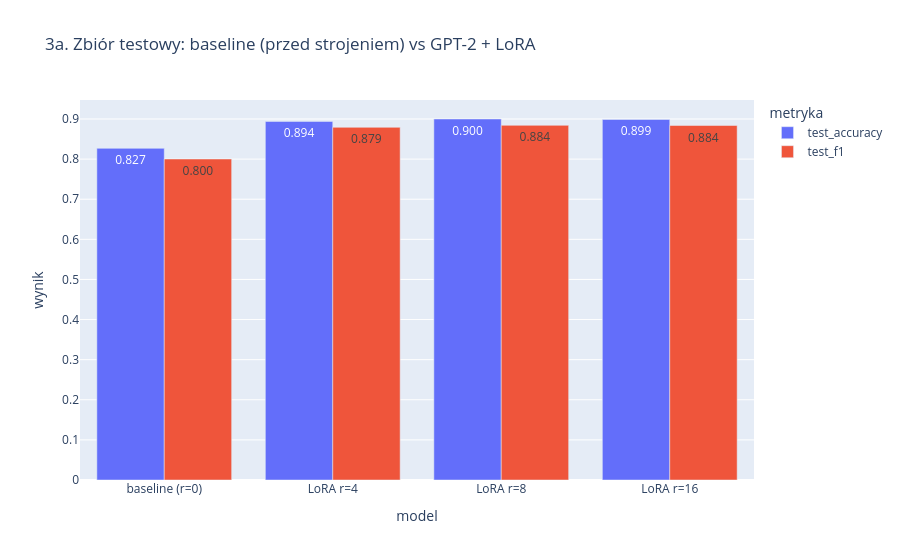
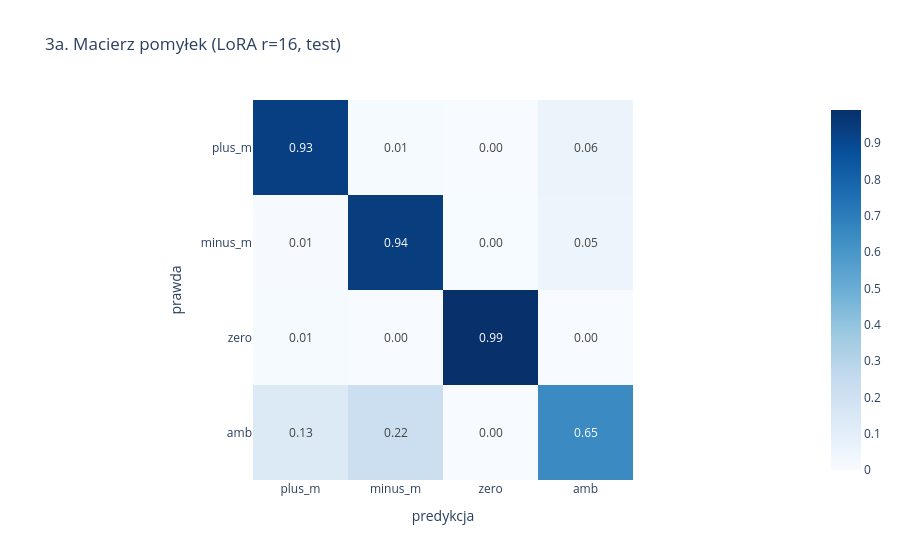

Notebook code cell kept with these figures, in order:
### Markdown cell above
### 3aa. Porównanie na zbiorze testowym i macierz pomyłek

Macierz pomyłek dla najlepszego `r` (wg dev F1): wiersze to prawdziwa klasa, kolumny predykcja, wartości znormalizowane po wierszu (recall danej klasy na przekątnej).

### Code cell
from sklearn.metrics import classification_report, confusion_matrix

px.bar(
    results.melt(id_vars="model", value_vars=["test_accuracy", "test_f1"], var_name="metryka", value_name="wynik"),
    x="model", y="wynik", color="metryka", barmode="group", text_auto=".3f",
    title="3a. Zbiór testowy: baseline (przed strojeniem) vs GPT-2 + LoRA",
).show()

best_r = max((r for r in seq if r > 0), key=lambda r: seq[r]["dev_f1"])
pred = np.array(seq[best_r]["test_pred"])
print(f"=== najlepsze r={best_r} (dev F1 {seq[best_r]['dev_f1']:.3f})")
print(classification_report(test["label_id"], pred, target_names=LABELS, digits=3))
cm = confusion_matrix(test["label_id"], pred, normalize="true")
px.imshow(cm, x=LABELS, y=LABELS, text_auto=".2f", color_continuous_scale="Blues",
          labels=dict(x="predykcja", y="prawda"), title=f"3a. Macierz pomyłek (LoRA r={best_r}, test)").show()

### Figure 1 — Plotly figure (JSON) as saved in the notebook; plotly's stock layout.template omitted (floating-point values rounded to 4 significant figures)
{"data": [{"alignmentgroup": "True", "hovertemplate": "metryka=test_accuracy<br>model=%{x}<br>wynik=%{y}<extra></extra>", "legendgroup": "test_accuracy", "marker": {"color": "#636efa", "pattern": {"shape": ""}}, "name": "test_accuracy", "offsetgroup": "test_accuracy", "orientation": "v", "showlegend": true, "textposition": "auto", "texttemplate": "%{y:.3f}", "type": "bar", "x": ["baseline (r=0)", "LoRA r=4", "LoRA r=8", "LoRA r=16"], "xaxis": "x", "y": [0.8268, 0.8939, 0.9, 0.8988], "yaxis": "y"}, {"alignmentgroup": "True", "hovertemplate": "metryka=test_f1<br>model=%{x}<br>wynik=%{y}<extra></extra>", "legendgroup": "test_f1", "marker": {"color": "#EF553B", "pattern": {"shape": ""}}, "name": "test_f1", "offsetgroup": "test_f1", "orientation": "v", "showlegend": true, "textposition": "auto", "texttemplate": "%{y:.3f}", "type": "bar", "x": ["baseline (r=0)", "LoRA r=4", "LoRA r=8", "LoRA r=16"], "xaxis": "x", "y": [0.8003, 0.8792, 0.8842, 0.8838], "yaxis": "y"}], "layout": {"barmode": "group", "legend": {"title": {"text": "metryka"}, "tracegroupgap": 0}, "title": {"text": "3a. Zbiór testowy: baseline (przed strojeniem) vs GPT-2 + LoRA"}, "xaxis": {"anchor": "y", "domain": [0.0, 1.0], "title": {"text": "model"}}, "yaxis": {"anchor": "x", "domain": [0.0, 1.0], "title": {"text": "wynik"}}}}

### Figure 2 — Plotly figure (JSON) as saved in the notebook; plotly's stock layout.template omitted (floating-point values rounded to 4 significant figures)
{"data": [{"coloraxis": "coloraxis", "hovertemplate": "predykcja: %{x}<br>prawda: %{y}<br>color: %{z}<extra></extra>", "name": "0", "texttemplate": "%{z:.2f}", "type": "heatmap", "x": ["plus_m", "minus_m", "zero", "amb"], "xaxis": "x", "y": ["plus_m", "minus_m", "zero", "amb"], "yaxis": "y", "z": [[0.9339, 0.008811, 0.0, 0.05727], [0.0059, 0.944, 0.00295, 0.0472], [0.008475, 0.0, 0.9915, 0.0], [0.1324, 0.2206, 0.0, 0.6471]]}], "layout": {"coloraxis": {"autocolorscale": false, "colorscale": [[0.0, "rgb(247,251,255)"], [0.125, "rgb(222,235,247)"], [0.25, "rgb(198,219,239)"], [0.375, "rgb(158,202,225)"], [0.5, "rgb(107,174,214)"], [0.625, "rgb(66,146,198)"], [0.75, "rgb(33,113,181)"], [0.875, "rgb(8,81,156)"], [1.0, "rgb(8,48,107)"]]}, "title": {"text": "3a. Macierz pomyłek (LoRA r=16, test)"}, "xaxis": {"anchor": "y", "constrain": "domain", "domain": [0.0, 1.0], "scaleanchor": "y", "title": {"text": "predykcja"}}, "yaxis": {"anchor": "x", "autorange": "reversed", "constrain": "domain", "domain": [0.0, 1.0], "title": {"text": "prawda"}}}}
